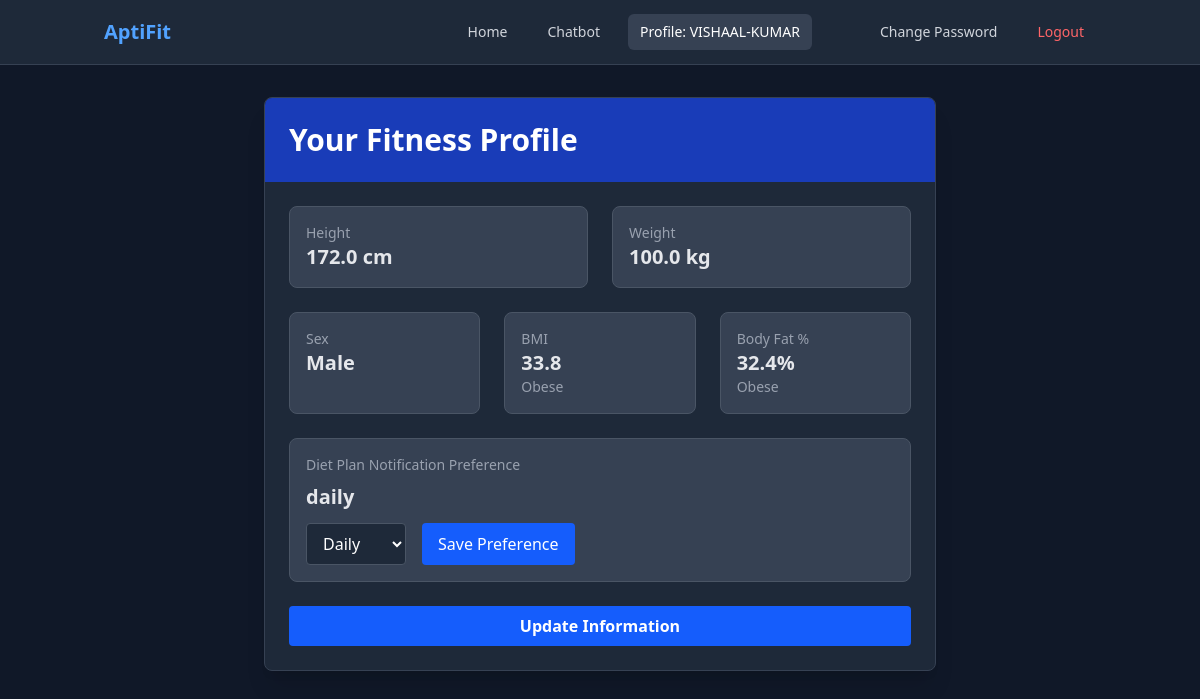
The page /profile/ (signed in) on the database as committed earlier.
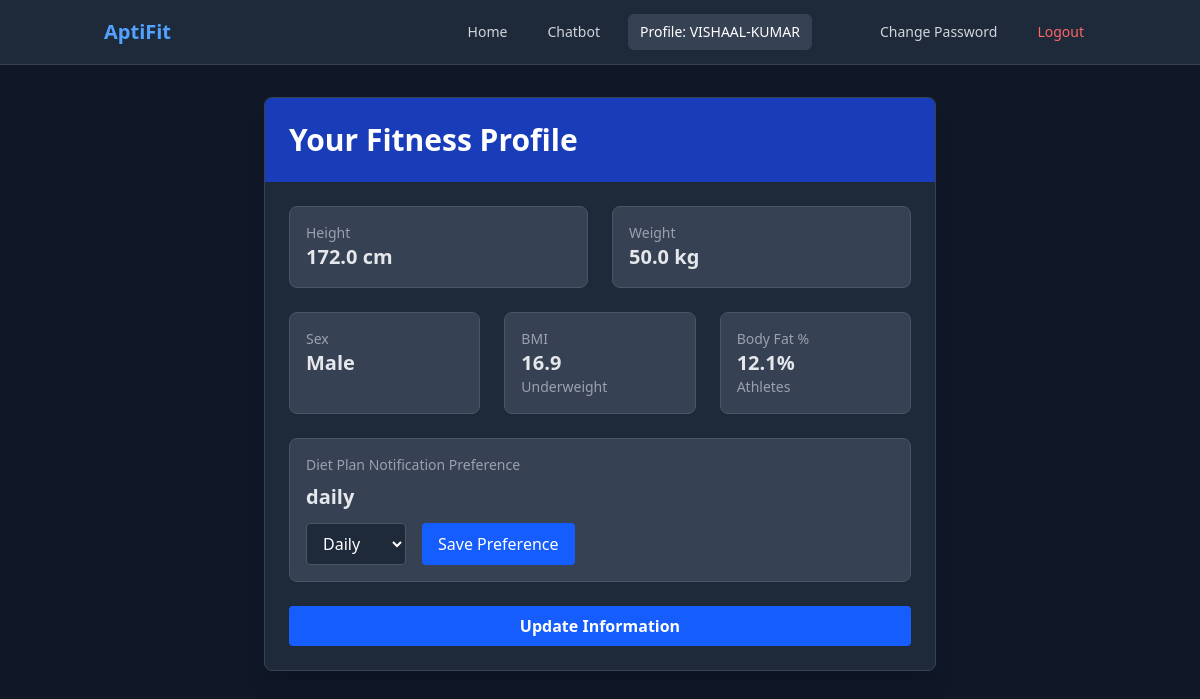
The same page on the database as committed later.
### fitness/models.py (models this page shows, shortened)
class UserProfile(models.Model):
    NOTIFICATION_CHOICES = [
        ('daily', 'Daily'),
        ('weekly', 'Weekly'),
        ('none', 'None'),
    ]
    user = models.OneToOneField(User, on_delete=models.CASCADE)
    last_password_change = models.DateTimeField(auto_now=True)
    phone_number = models.CharField(max_length=15, blank=True, null=True)
    height = models.FloatField(blank=True, null=True)  # in cm
    weight = models.FloatField(blank=True, null=True)  # in kg
    sex = models.CharField(max_length=10, blank=True, null=True)
    notification_preference = models.CharField(
        max_length=10,
        choices=NOTIFICATION_CHOICES,
        default='none'
    )
    @property
    def bmi(self):
        if self.height and self.weight:
            height_m = self.height / 100
            return round(self.weight / (height_m * height_m), 1)
        return None
    @property
    def bmi_category(self):
        bmi = self.bmi
        if bmi is None:
            return None
        elif bmi < 18.5:
            return "Underweight"
        elif bmi < 25:
            return "Normal weight"
        elif bmi < 30:
            return "Overweight"
        else:
            return "Obese"
    @property
    def body_fat(self):
        bmi = self.bmi
        if bmi is None or not self.sex:
            return None
        age = 35
        if self.sex.lower() == "male":
            return round(1.20 * bmi + 0.23 * age - 10.8 * 1 - 5.4, 1)
        else:
            return round(1.20 * bmi + 0.23 * age - 10.8 * 0 - 5.4, 1)
    @property
    def body_fat_category(self):
        bf = self.body_fat
        if bf is None or not self.sex:
            return None
        if self.sex.lower() == "male":
            if bf < 10:
                return "Essential fat"
            elif bf < 14:
                return "Athletes"
            elif bf < 21:
                return "Fitness"
            elif bf < 25:
                return "Average"
            else:
                return "Obese"

### fitness/views.py (the view)
# urls.py: path('profile/', views.profile, name='profile'),
@login_required
def profile(request):
    user_profile = request.user.userprofile
    user_has_data = bool(
        user_profile.height and user_profile.weight and user_profile.sex)
    context = {
        'user_has_data': user_has_data,
        'notification_preference': user_profile.notification_preference,
    }
    if user_has_data:
        context.update({
            'height': user_profile.height,
            'weight': user_profile.weight,
            'sex': user_profile.sex,
            'bmi': user_profile.bmi,
            'bmi_category': user_profile.bmi_category,
            'body_fat': user_profile.body_fat,
            'body_fat_category': user_profile.body_fat_category,
        })
    return render(request, 'fitness/profile.html', context)

### fitness/templates/fitness/profile.html (shortened to what the changed rows need)
<!DOCTYPE html>
<html lang="en">
  <head>
    <script src="https://cdn.jsdelivr.net/npm/@tailwindcss/browser@4"></script>
  </head>
  <body class="bg-gray-900 min-h-screen text-gray-200">
    <div class="container mx-auto px-4 py-8">
      <div class="max-w-2xl mx-auto bg-gray-800 rounded-lg shadow-xl overflow-hidden border border-gray-700">
        <div class="bg-blue-800 text-white p-6">
          <h1 class="text-2xl md:text-3xl font-bold">Your Fitness Profile</h1>
        </div>
        <div class="p-6">
          {% if user_has_data %}
          <div class="space-y-6">
            <div class="grid grid-cols-1 md:grid-cols-2 gap-6">
              <div class="bg-gray-700 p-4 rounded-lg border border-gray-600">
                <h3 class="text-gray-400 text-sm font-medium">Height</h3>
                <p class="text-xl font-semibold">{{ height }} cm</p>
              </div>
              <div class="bg-gray-700 p-4 rounded-lg border border-gray-600">
                <h3 class="text-gray-400 text-sm font-medium">Weight</h3>
                <p class="text-xl font-semibold">{{ weight }} kg</p>
              </div>
            </div>
            <div class="grid grid-cols-1 md:grid-cols-3 gap-6">
              <div class="bg-gray-700 p-4 rounded-lg border border-gray-600">
                <h3 class="text-gray-400 text-sm font-medium">Sex</h3>
                <p class="text-xl font-semibold">{{ sex|title }}</p>
              </div>
              <div class="bg-gray-700 p-4 rounded-lg border border-gray-600">
                <h3 class="text-gray-400 text-sm font-medium">BMI</h3>
                <p class="text-xl font-semibold">{{ bmi }}</p>
                <p class="text-sm text-gray-400">{{ bmi_category }}</p>
              </div>
              <div class="bg-gray-700 p-4 rounded-lg border border-gray-600">
                <h3 class="text-gray-400 text-sm font-medium">Body Fat %</h3>
                <p class="text-xl font-semibold">{{ body_fat }}%</p>
                <p class="text-sm text-gray-400">{{ body_fat_category }}</p>
              </div>
            </div>
            <div class="bg-gray-700 p-4 rounded-lg border border-gray-600">
              <h3 class="text-gray-400 text-sm font-medium mb-2">Diet Plan Notification Preference</h3>
              <p class="text-xl font-semibold">{{ notification_preference|default:"Not set" }}</p>
              <div class="mt-3">
                <form method="post" action="{% url 'save_notification_preference' %}" class="flex space-x-4">
                  <select name="notification_preference" class="bg-gray-800 text-white border border-gray-600 rounded px-3 py-2 focus:outline-none focus:ring-2 focus:ring-blue-500">
                    <option value="daily" {% if notification_preference == 'daily' %}selected{% endif %}>Daily</option>
                  </select>
                  <button type="submit" class="bg-blue-600 hover:bg-blue-700 text-white px-4 py-2 rounded transition duration-300">
                    Save Preference
                  </button>
                </form>
              </div>
            </div>
            <a href="{% url 'update_profile' %}" class="block w-full md:w-auto text-center bg-blue-600 hover:bg-blue-700 text-white font-bold py-2 px-4 rounded transition duration-300">
              Update Information
            </a>
          </div>
          {% endif %}
        </div>
      </div>
    </div>
  </body>
</html>

Rows that differ between the two databases and show on the page:
changed UserProfile "Male": weight "100.0" → "50.0"
Other text that changed with them:
{{ bmi }}: "33.8" → "16.9"
{{ bmi_category }}: "Obese" → "Underweight"
{{ body_fat }}: "32.4" → "12.1"
{{ body_fat_category }}: "Obese" → "Athletes"
